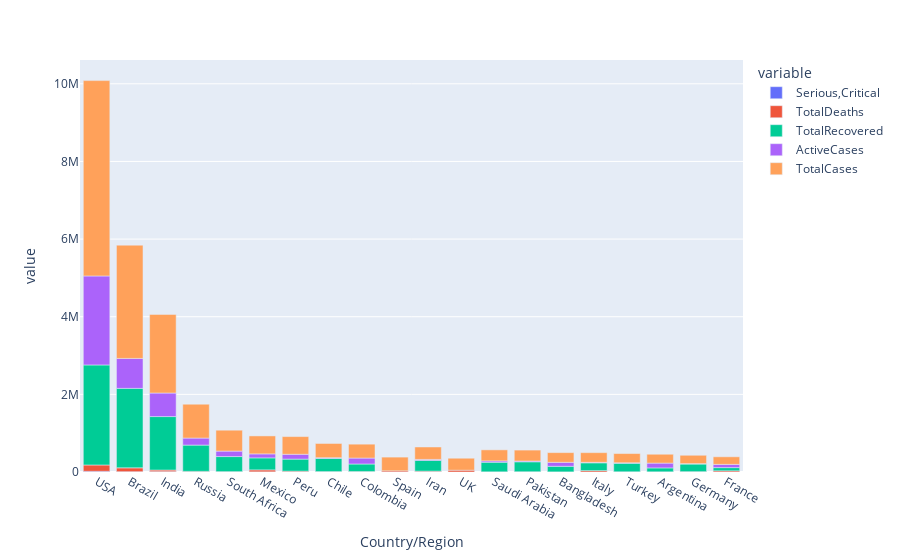

Notebook source saved alongside this figure:
### Code cell
px.bar(world_data.iloc[0:20], x='Country/Region', y=['Serious,Critical','TotalDeaths','TotalRecovered','ActiveCases','TotalCases'])

### Figure 1 — Plotly figure (JSON) as saved in the notebook; plotly's stock layout.template omitted (floating-point values rounded to 4 significant figures)
{"data": [{"alignmentgroup": "True", "hovertemplate": "variable=Serious,Critical<br>Country/Region=%{x}<br>value=%{y}<extra></extra>", "legendgroup": "Serious,Critical", "marker": {"color": "#636efa", "pattern": {"shape": ""}}, "name": "Serious,Critical", "offsetgroup": "Serious,Critical", "orientation": "v", "showlegend": true, "textposition": "auto", "type": "bar", "x": ["USA", "Brazil", "India", "Russia", "South Africa", "Mexico", "Peru", "Chile", "Colombia", "Spain", "Iran", "UK", "Saudi Arabia", "Pakistan", "Bangladesh", "Italy", "Turkey", "Argentina", "Germany", "France"], "xaxis": "x", "y": [18296, 8318, 8944, 2300, 539, 3987, 1426, 1358, 1493, 617, 4156, 73, 1915, 809, null, 42, 580, 1150, 236, 384], "yaxis": "y"}, {"alignmentgroup": "True", "hovertemplate": "variable=TotalDeaths<br>Country/Region=%{x}<br>value=%{y}<extra></extra>", "legendgroup": "TotalDeaths", "marker": {"color": "#EF553B", "pattern": {"shape": ""}}, "name": "TotalDeaths", "offsetgroup": "TotalDeaths", "orientation": "v", "showlegend": true, "textposition": "auto", "type": "bar", "x": ["USA", "Brazil", "India", "Russia", "South Africa", "Mexico", "Peru", "Chile", "Colombia", "Spain", "Iran", "UK", "Saudi Arabia", "Pakistan", "Bangladesh", "Italy", "Turkey", "Argentina", "Germany", "France"], "xaxis": "x", "y": [162804, 98644, 41638, 14606, 9604, 50517, 20424, 9889, 11939, 28500, 17976, 46413, 3055, 6035, 3306, 35187, 5798, 4251, 9252, 30312], "yaxis": "y"}, {"alignmentgroup": "True", "hovertemplate": "variable=TotalRecovered<br>Country/Region=%{x}<br>value=%{y}<extra></extra>", "legendgroup": "TotalRecovered", "marker": {"color": "#00cc96", "pattern": {"shape": ""}}, "name": "TotalRecovered", "offsetgroup": "TotalRecovered", "orientation": "v", "showlegend": true, "textposition": "auto", "type": "bar", "x": ["USA", "Brazil", "India", "Russia", "South Africa", "Mexico", "Peru", "Chile", "Colombia", "Spain", "Iran", "UK", "Saudi Arabia", "Pakistan", "Bangladesh", "Italy", "Turkey", "Argentina", "Germany", "France"], "xaxis": "x", "y": [2576668, 2047660, 1377384, 676357, 387316, 308848, 310337, 340168, 192355, null, 277463, null, 247089, 256058, 143824, 201323, 220546, 99852, 196200, 82460], "yaxis": "y"}, {"alignmentgroup": "True", "hovertemplate": "variable=ActiveCases<br>Country/Region=%{x}<br>value=%{y}<extra></extra>", "legendgroup": "ActiveCases", "marker": {"color": "#ab63fa", "pattern": {"shape": ""}}, "name": "ActiveCases", "offsetgroup": "ActiveCases", "orientation": "v", "showlegend": true, "textposition": "auto", "type": "bar", "x": ["USA", "Brazil", "India", "Russia", "South Africa", "Mexico", "Peru", "Chile", "Colombia", "Spain", "Iran", "UK", "Saudi Arabia", "Pakistan", "Bangladesh", "Italy", "Turkey", "Argentina", "Germany", "France"], "xaxis": "x", "y": [2292707, 771258, 606387, 180931, 141264, 103325, 124648, 16614, 153416, null, 24678, null, 34082, 19770, 102521, 12694, 10921, 124092, 9758, 82861], "yaxis": "y"}, {"alignmentgroup": "True", "hovertemplate": "variable=TotalCases<br>Country/Region=%{x}<br>value=%{y}<extra></extra>", "legendgroup": "TotalCases", "marker": {"color": "#FFA15A", "pattern": {"shape": ""}}, "name": "TotalCases", "offsetgroup": "TotalCases", "orientation": "v", "showlegend": true, "textposition": "auto", "type": "bar", "x": ["USA", "Brazil", "India", "Russia", "South Africa", "Mexico", "Peru", "Chile", "Colombia", "Spain", "Iran", "UK", "Saudi Arabia", "Pakistan", "Bangladesh", "Italy", "Turkey", "Argentina", "Germany", "France"], "xaxis": "x", "y": [5032179, 2917562, 2025409, 871894, 538184, 462690, 455409, 366671, 357710, 354530, 320117, 308134, 284226, 281863, 249651, 249204, 237265, 228195, 215210, 195633], "yaxis": "y"}], "layout": {"barmode": "relative", "legend": {"title": {"text": "variable"}, "tracegroupgap": 0}, "margin": {"t": 60}, "xaxis": {"anchor": "y", "domain": [0, 1], "title": {"text": "Country/Region"}}, "yaxis": {"anchor": "x", "domain": [0, 1], "title": {"text": "value"}}}}
